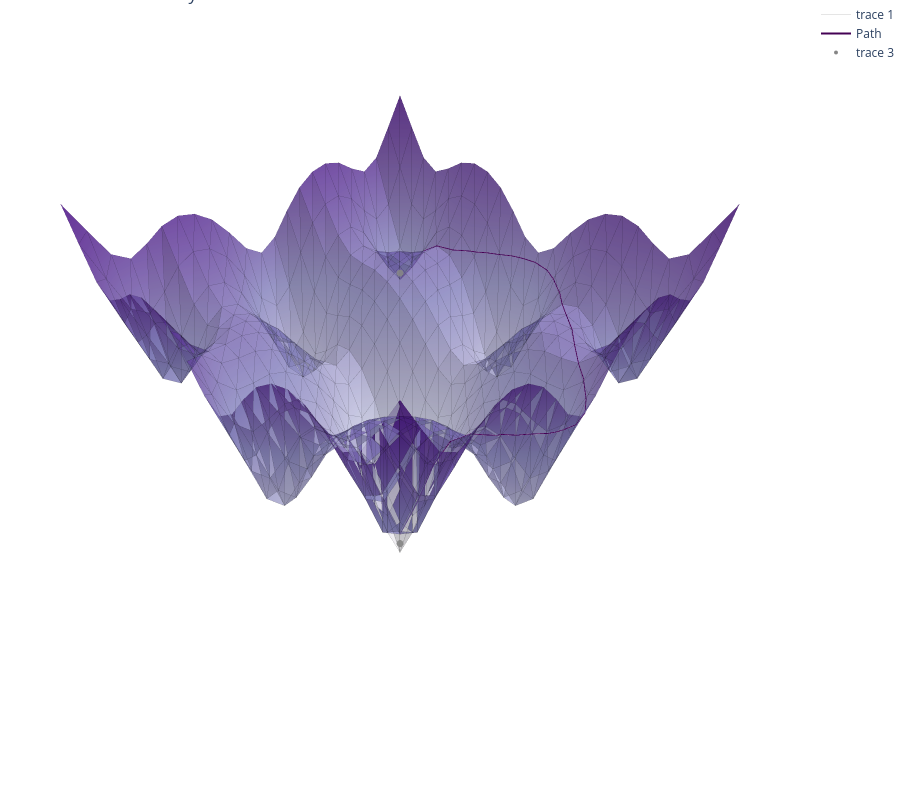

The notebook cell saved with this chart:
### Markdown cell above
We can now compute the geodesic between two arbitrary points inside the range, and plot it using `plot_mesh_plotly`

### Code cell
x0 = jnp.array([-1, -1])
x1 = jnp.array([1, 1])
z0 = jnp.hstack([x0, f_expl(x0)])
z1 = jnp.hstack([x1, f_expl(x1)])
path, gdist = gs.geodesic(z0, z1)
plot_mesh_plotly(**gs.mesh, title="Geodesic on Ackley function", lines=path, points=[z0, z1], colorscale="Purples")

### Figure 1 — Plotly figure (JSON) as saved in the notebook; plotly's stock layout.template omitted (floating-point values rounded to 4 significant figures; data arrays with more than 128 entries replaced by an {"elided": "..."} marker saying what was removed)
{"data": [{"colorscale": [[0.0, "rgb(252,251,253)"], [0.125, "rgb(239,237,245)"], [0.25, "rgb(218,218,235)"], [0.375, "rgb(188,189,220)"], [0.5, "rgb(158,154,200)"], [0.625, "rgb(128,125,186)"], [0.75, "rgb(106,81,163)"], [0.875, "rgb(84,39,143)"], [1.0, "rgb(63,0,125)"]], "flatshading": true, "i": {"elided": "968 int values"}, "intensity": {"elided": "529 float values"}, "j": {"elided": "968 int values"}, "k": {"elided": "968 int values"}, "opacity": 0.8, "showscale": false, "x": {"elided": "529 float values"}, "y": {"elided": "529 float values"}, "z": {"elided": "529 float values"}, "type": "mesh3d"}, {"hoverinfo": "none", "line": {"color": "black", "width": 1.0}, "mode": "lines", "opacity": 0.1, "x": {"elided": "8712 float values"}, "y": {"elided": "8712 float values"}, "z": {"elided": "8712 float values"}, "type": "scatter3d"}, {"hoverinfo": "none", "line": {"color": "rgb(68, 1, 84)", "width": 2}, "mode": "lines", "name": "Path", "showlegend": true, "x": [0.9455, 0.8322, 0.8273, 0.7091, 0.5909, 0.4975, 0.4727, 0.4298, 0.3851, 0.366, 0.3545, 0.3039, 0.2364, 0.2333, 0.2285, 0.1662, 0.1182, 0.08097, 0.0, -0.03037, -0.1182, -0.2215, -0.2364, -0.3245, -0.3545, -0.3634, -0.4727, -0.5909, -0.7091, -0.7218, -0.8273, -0.9455, -1.064, -1.069, -1.094, -1.17, -1.182, -1.249, -1.27, -1.279, -1.263, -1.251, -1.23, -1.182, -1.179, -1.176, -1.131, -1.08, -1.075, -1.064, -1.021, -0.9755, -0.9703, -0.9455, -0.9455, -0.9506, -0.9504, -0.9455], "y": [0.9455, 0.9504, 0.9506, 0.9455, 0.9455, 0.9703, 0.9755, 1.021, 1.064, 1.075, 1.08, 1.131, 1.176, 1.179, 1.182, 1.23, 1.251, 1.263, 1.279, 1.27, 1.249, 1.182, 1.17, 1.094, 1.069, 1.064, 0.9455, 0.8273, 0.7218, 0.7091, 0.5909, 0.4727, 0.3634, 0.3545, 0.3245, 0.2364, 0.2215, 0.1182, 0.03037, 0.0, -0.08097, -0.1182, -0.1662, -0.2285, -0.2333, -0.2364, -0.3039, -0.3545, -0.366, -0.3851, -0.4298, -0.4727, -0.4975, -0.5909, -0.7091, -0.8273, -0.8322, -0.9455], "z": [3.599, 3.946, 3.962, 4.386, 4.584, 4.584, 4.585, 4.573, 4.561, 4.558, 4.557, 4.545, 4.534, 4.533, 4.532, 4.52, 4.514, 4.51, 4.503, 4.502, 4.499, 4.5, 4.501, 4.504, 4.506, 4.505, 4.517, 4.567, 4.574, 4.574, 4.567, 4.517, 4.505, 4.506, 4.504, 4.501, 4.5, 4.499, 4.502, 4.503, 4.51, 4.514, 4.52, 4.532, 4.533, 4.534, 4.545, 4.557, 4.558, 4.561, 4.573, 4.585, 4.584, 4.584, 4.386, 3.962, 3.946, 3.599], "type": "scatter3d"}, {"hoverinfo": "none", "marker": {"color": "rgba(120,120,120,0.9)", "size": 4}, "mode": "markers", "x": [-1.0, 1.0], "y": [-1.0, 1.0], "z": [3.625, 3.625], "type": "scatter3d"}], "layout": {"scene": {"xaxis": {"visible": false}, "yaxis": {"visible": false}, "zaxis": {"visible": false}, "aspectmode": "cube"}, "margin": {"l": 0, "r": 0, "b": 0, "t": 0}, "height": 800, "title": {"text": "Geodesic on Ackley function"}}}
